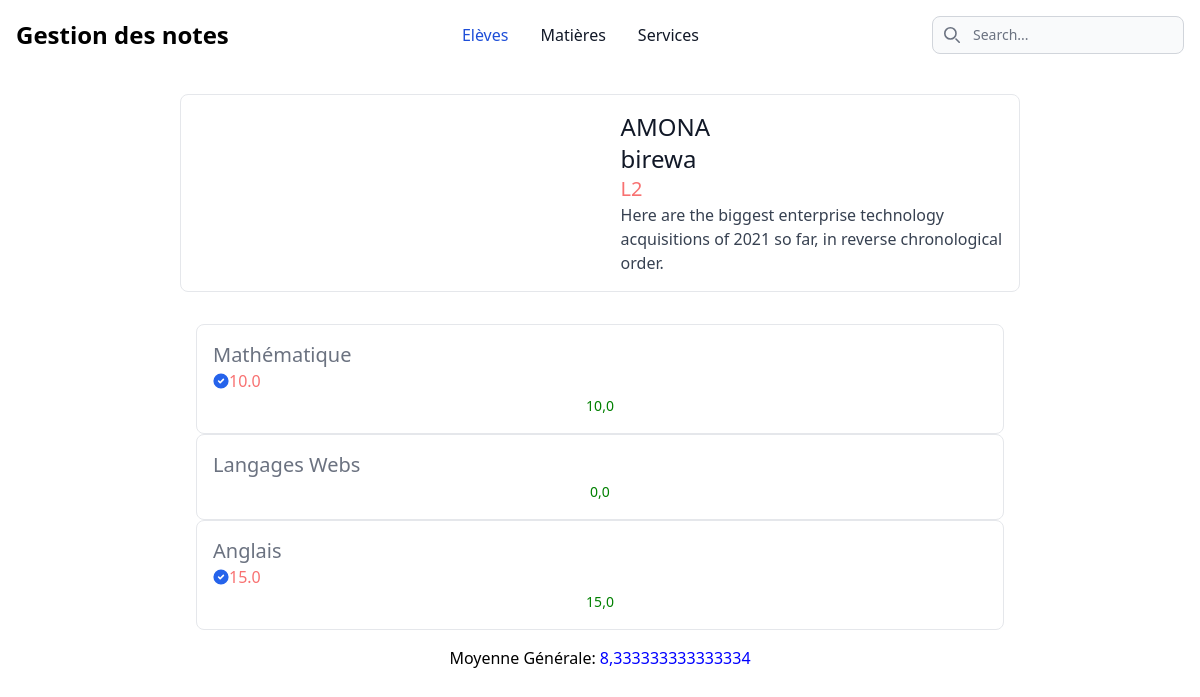
The page /notes/eleve/98567889/ on the database its author committed.
### notes/models.py (models this page shows, shortened)
class Personne(models.Model):
    nom = models.CharField(max_length=50)
    prenom = models.CharField(max_length=50)
    date_naissance = models.DateField()
    sexe = models.CharField(max_length=100,choices=(('M','Masculin'),('F','Feminin')))
    class Meta:
        abstract = True

class Eleve(Personne):
    id = models.IntegerField(primary_key=True)
    niveau = models.ForeignKey(Niveau,on_delete=models.CASCADE)
    class Meta:
        verbose_name_plural = "Elèves"

class Niveau(models.Model):
    nom = models.CharField(unique=True,max_length=2)
    class Meta:
        verbose_name_plural = "Niveaux"
    def __str__(self) -> str:
        return self.nom

class Matiere(models.Model):
    nom = models.CharField(unique=True,max_length=50)
    enseignant = models.ForeignKey(Enseignant,on_delete=models.CASCADE)
    niveaus = models.ManyToManyField('Niveau')
    class Meta:
        verbose_name_plural = "Matières"
    def __str__(self) -> str:
        return self.nom

class Note(models.Model):
    valeur = models.FloatField(null=True)
    eleve = models.ForeignKey(Eleve,on_delete=models.CASCADE)
    matiere = models.ForeignKey(Matiere,on_delete=models.CASCADE)
    def __str__(self) -> str:
        return str(self.valeur)

### notes/views.py (the view)
# urls.py: path('eleve/<int:id>/', views.eleve, name="eleve"),
def eleve(request, id):
    try:
        eleve = Eleve.objects.get(id=id)
        matieres = eleve.niveau.matiere_set.all()
        moyennes =  calcul_moyenne_eleve_par_matiere(matieres)
        moyennne_generale = moyenne_generale_eleve(moyennes)
        context = {
            'eleve': eleve,
            'matieres':zip(moyennes,matieres),
            "moyennes":moyennes,
            "moyenne_generale":moyennne_generale
        }
    except Eleve.DoesNotExist:
        raise Http404("Cet eleve n'existe pas")
    return render(request, 'eleves/details.html',context )

### notes/methodes/methods_eleve.py (called while the page is built)
def calcul_moyenne_eleve_par_matiere(matieres):
    moyennes = []
    for matiere in matieres:
        moyenne = matiere.note_set.aggregate(Avg('valeur',default=0))['valeur__avg']
        moyennes.append(moyenne)
    return moyennes

def moyenne_generale_eleve(moyennes):
    moyenne = sum(moyennes) / len(moyennes)
    return moyenne

### notes/templates/eleves/details.html (shortened to what this page needs)
{% extends 'notes/index.html' %} {% block content %}
<a href="#"
    class="flex flex-col items-center bg-white border border-gray-200 rounded-lg shadow md:flex-row md:max-w-xl hover:bg-gray-100 dark:border-gray-700 dark:bg-gray-800 dark:hover:bg-gray-700">
    <div class="flex flex-col justify-between p-4 leading-normal">
        <h5 class="mb-2 text-2xl font-bold tracking-tight text-gray-900 dark:text-white">
            {{ eleve.nom|upper }}
        </h5>
        <h6 class="mb-2 text-2xl font-bold tracking-tight text-gray-900 dark:text-white">
            {{ eleve.prenom }}
        </h6>
        <span class="text-xl text-red-400">{{ eleve.niveau }}</span>
        <p class="mb-3 font-normal text-gray-700 dark:text-gray-400">
            Here are the biggest enterprise technology acquisitions of 2021 so far, in
            reverse chronological order.
        </p>
    </div>
</a>
<div style="margin-top: 1rem;padding: 1rem;"
    class="grid grid-cols-1 grid-rows-1 md:grid-cols-4">
    {% for matiere in matieres%}
    <div
        class=" w-full max-w-sm p-4 m-1  bg-white border border-gray-200 rounded-lg shadow sm:p-8 dark:bg-gray-800 dark:border-gray-700">
        <h5 class="mb-4 text-xl font-medium text-gray-500 dark:text-gray-400">{{ matiere.1 }}</h5>
        <ul role="list" class="space-y-5 my-7">
            {% for note in matiere.1.note_set.all %}
            <li class="flex items-center">
                <span class="text-base font-normal leading-tight text-red-400 dark:text-red-400 ms-3">{{ note }}</span>
            </li>
            {% endfor %}
            {% if matiere.0 != None %}
            <h4  style="color: green;" class="text-green-600  rounded-lg text-sm px-5 py-2.5 inline-flex justify-center w-full text-center">{{ matiere.0 }}</h4>
            {% endif %}
        </ul>
    </div>
    {% endfor %}
</div>
<h1 style=" text-align: center;" class="border-gray-200 rounded-lg">Moyenne Générale: <span style="color: blue;">{{ moyenne_generale }}</span></h1>
{% endblock content %}

### rows shown on the page
Eleve: nom "AMONA", prenom "birewa", niveau "L2"
Matiere: nom "Mathématique", matiere "10,0"
Note: valeur "10.0"
Matiere: nom "Langages Webs", matiere "0,0"
Matiere: nom "Anglais", matiere "15,0"
Note: valeur "15.0"

### other values the page prints
{{ moyenne_generale }} "8,333333333333334"
